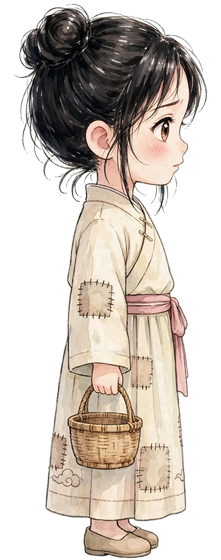
#> input picture rig/source/linhnhi-idle-e.png, 221 x 560 px
$ python norm.py ../source/linhnhi-idle-e.png ../source/linhnhi-idle-n.png
#> lines starting #> are read from the running program, lines starting #| are printed output that depends on the picture
#!/usr/bin/env python3
"""Normalize a generated Linh Nhi direction frame to the south-frame spec:
221x560 RGBA, bbox height ~556px, bbox bottom y=559 (feet), bbox centre x~110.5.
Usage: norm.py <in.png> <out.png>
Uses rembg (u2net) for background removal, then Lanczos rescale + centre.
"""
import sys, numpy as np
from PIL import Image
from rembg import remove

src, dst = sys.argv[1], sys.argv[2]
im = Image.open(src).convert("RGB")
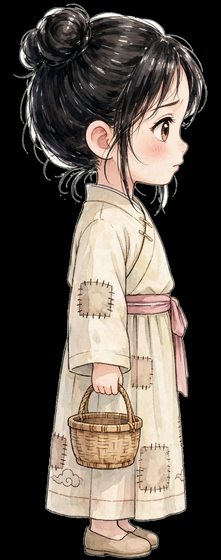
#> im: PIL image 221x560 RGB; mean R, G, B 89.8, 81.2, 73.3
#> (the run stopped early here; a loop or call above may not have finished)

$ run again, on rig/source/linhnhi-idle-ne.png
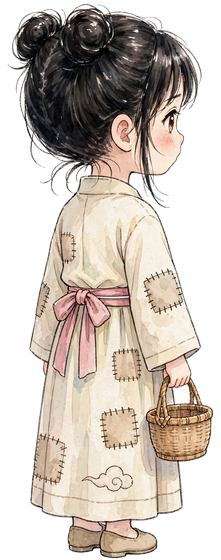
#> input picture rig/source/linhnhi-idle-ne.png, 221 x 560 px
#> `im = Image.open(src).convert("RGB")`:
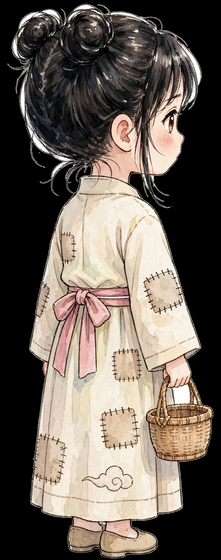
#> im: PIL image 221x560 RGB; mean R, G, B 105.6, 96, 87.4

$ run again, on rig/source/linhnhi-idle-nw.png
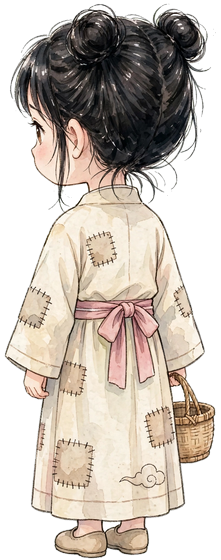
#> input picture rig/source/linhnhi-idle-nw.png, 221 x 560 px
#> `im = Image.open(src).convert("RGB")`:
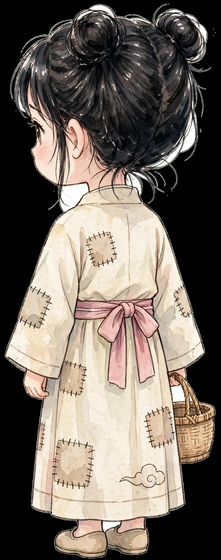
#> im: PIL image 221x560 RGB; mean R, G, B 113.5, 104.2, 95.3

$ run again, on rig/source/linhnhi-idle-se.png
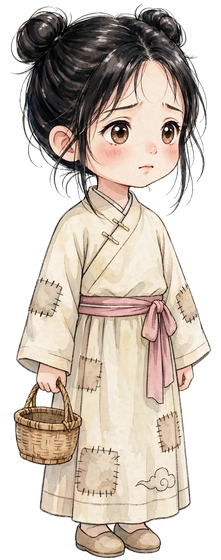
#> input picture rig/source/linhnhi-idle-se.png, 221 x 560 px
#> `im = Image.open(src).convert("RGB")`:
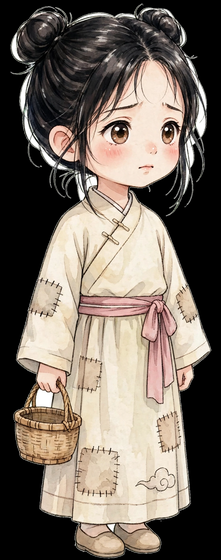
#> im: PIL image 221x560 RGB; mean R, G, B 117.8, 107.3, 97.4
